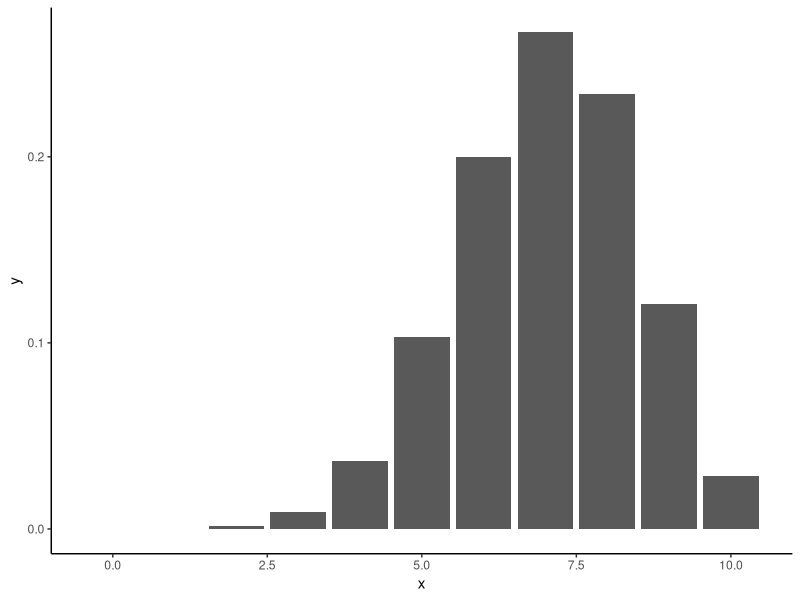

This figure's R source:
library(ggplot2)

# outcome is tail or head
outcomes <- c("T", "H");

# probabilities of each outcome
probs.outcome <- c(0.3, 0.7);

# ensure that probs sum to 1
probs.outcome <- probs.outcome / sum(probs.outcome);

# number of coin flips in a sequence
n.trials <- 10;

# Enumerate the sample space of a sequence of n trials,
# given the outcomes of individual trials,
# returning the sample space
enumerate <- function(outcomes, n) {
  if (n == 1) {
    as.list(outcomes)
  } else {
    branches <- enumerate(outcomes, n - 1);
    unlist(
      lapply(branches,
        function(b) {
          lapply(outcomes, function(o) c(b, o))
        }
      ),
      recursive = FALSE
    )
  }
}

# sample space
S <- enumerate(outcomes, n.trials);

# probability of each element in sample space S
probs.S <- unlist(lapply(
  enumerate(probs.outcome, n.trials),
  function(probs) {
    # probs contain the probability of trials in a sequence
    # obtain the probability for the sequence by multiplying probs together
    prod(probs)
  }
));

sum(probs.S)

# we define random variable X as the number of heads
X <- function(s) {
  sum(s == "H")
}

# map each element of the sample space onto the domain of X
values.x <- unlist(lapply(S, X));

# domain of random variable X
domain.x <- unique(values.x);

# induced probability function on random variable X
probs.x <- unlist(lapply(domain.x,
  function(x) {
    # index of elements in the sample space that correspond to realization x
    # this index is used to extract the samples that correspond to 
    # the event where X = x
    idx <- values.x == x;
    sum(probs.S[idx])
  }
));

print(probs.x)

ggplot(data.frame(x=domain.x, y=probs.x), aes(x, y)) + theme_classic() +
  geom_col()


# draw a sample s
s <- sample(outcomes, n.trials, replace=TRUE, prob=probs.outcome);

# find the index of sample s in the sample space
s.idx <- which(unlist(lapply(S, function(s.i) all(s.i == s))));
probs.S[s.idx]

# map sample s of sample space to realization x
X(s)



# Remarks
# 1. Uniform probability in the sample space induced a non-uniform probability
#    distribution on X (number of heads).
# 2. Mathematical functions can be represented as vectors.


# Questions
# 1. When we are drawing coin flips, why do we sample with replacement?
# 2. How does changing the probability function on the sample space change
#    the induced probability function on X?
# 3. How can we sample the random variable X directly? This can be implemented
#    in one-line of code.


# Bonus questions
# 1. As the number of trials increases, can we still calculate `prob.x`
#    accurately? If not, modify the code to make the calculation of
#    `prob.x` more accurate.

